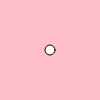
Frame 1 (no input)
Frame 60 (no input): identical to frame 1, image omitted
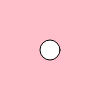
Frame 120 (the mouse pressed at the canvas centre since frame 60)

The p5.js sketch that drew these frames (run headless with seeded random() and noise() and a simulated clock; from frame 60 on, the mouse is pressed at the canvas centre):

// p5.js sketch
// ── sketch.js
var cnv;
var d;
var g;

function setup() {
  cnv = createCanvas(100, 100);
  cnv.mousePressed(changeGray); // attach listener for
  // canvas click only
  d = 10;
  g = 100;
}

function draw() {
  background("pink");
  ellipse(width / 2, height / 2, d, d);
}

// this function fires with any click anywhere
function mousePressed() {
  d = d + 10;
}

// this function fires only when cnv is clicked
function changeGray() {
  g = random(0, 255);
}
